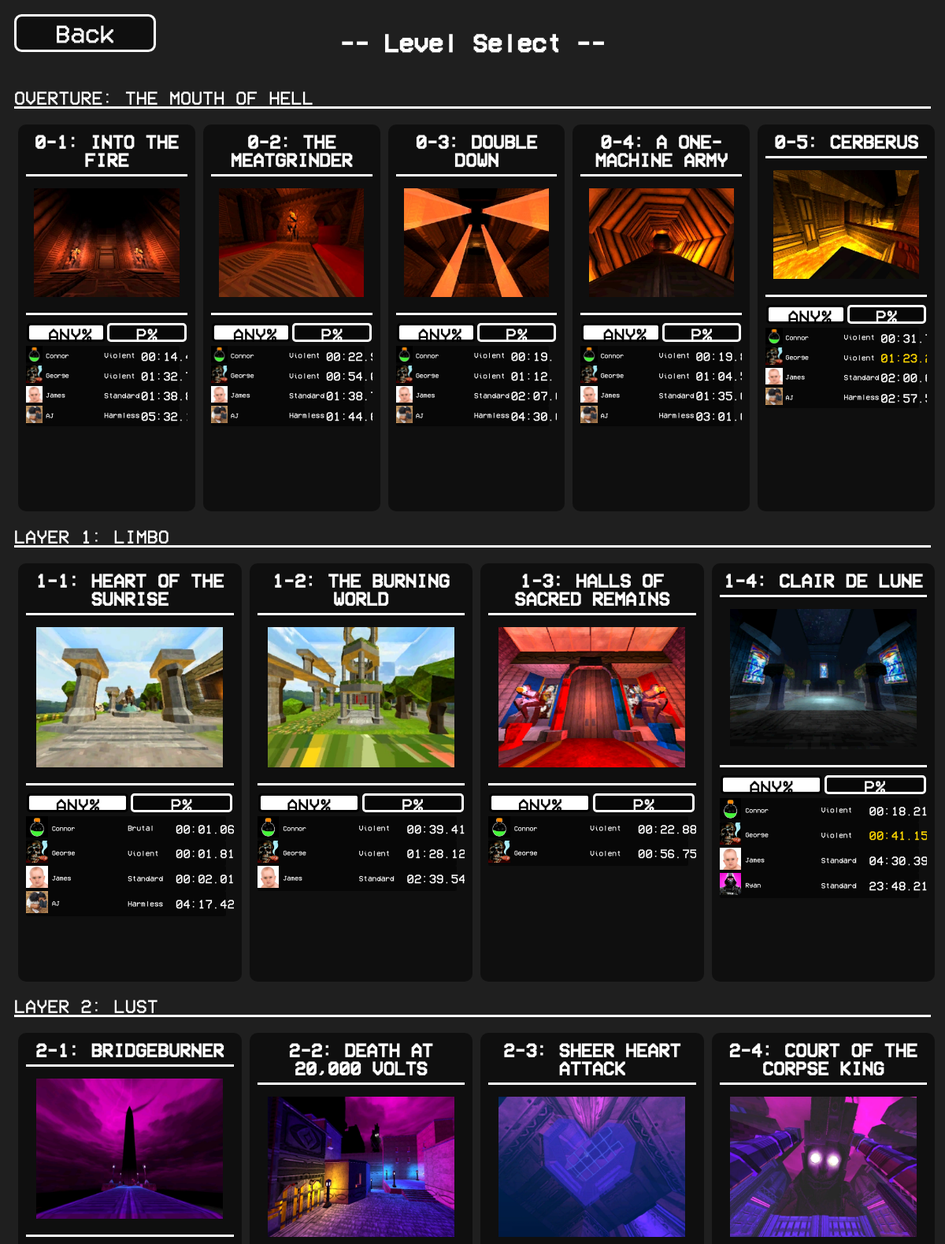
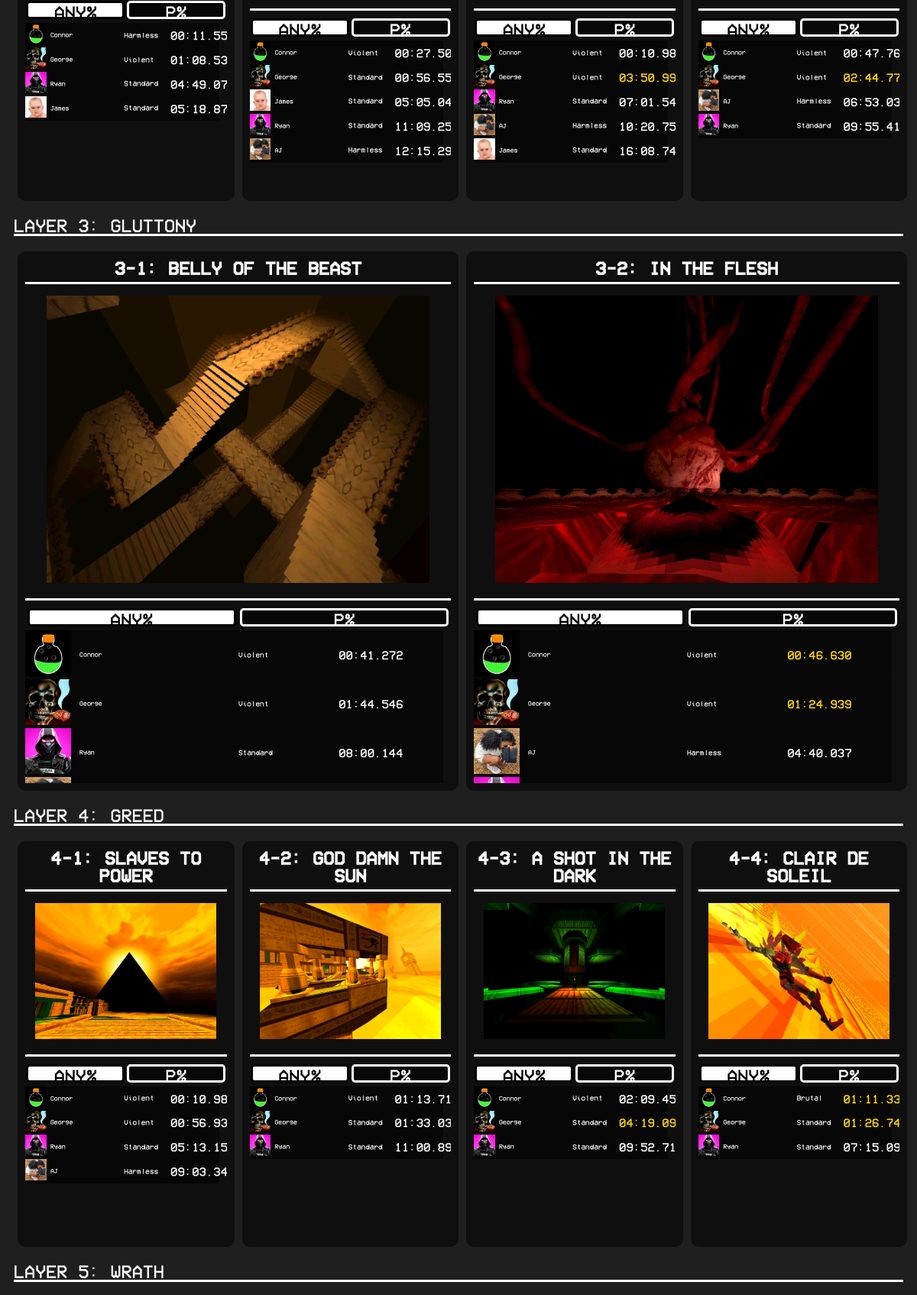
/Website/viewTimes.php (upper part), run on the app's committed database (2 pictures, top to bottom).
### tables this page shows
CREATE TABLE Level (LevelCode text NOT NULL, LevelName text, PRIMARY KEY (LevelCode));

### Website/resources/helper/numberConversion.php (called while the page is built, shortened)
<?php
    function toDuration($userSeconds)
    {
        $seconds = floatval($userSeconds);
        $durationString = "";
        $Minutes = floor($seconds / 60);
        $Seconds = sprintf('%06.3f',fmod($seconds, 60));
        if(strlen($Minutes) == 1)
        {
            $durationString = "0" . $Minutes;
        }
        else
        {
            $durationString = $Minutes;
        }
        $durationString .= ":" . $Seconds;
        return $durationString;
    }
?>

### Website/resources/helper/levelMaker.php (the view, shortened to what this page needs)
<?php
    include_once('./resources/helper/databaseHelper.php');
?>
<?php
    function basicGetLevel($levelCode)
    {
        $generatedString = "";
        $levelDetails = getLevelDetails($levelCode);
        $generatedString .= "<div class=\"levelSelect\">
                                    <div class=\"levelSelectThumbnail\">";
        $generatedString .= "<h2>" . $levelDetails["LevelCode"] . ": " .  $levelDetails["LevelName"] . "</h2>";
        $generatedString .= "<img src='./resources/images/Thumbnails/" . $levelDetails["LevelCode"] . ".webp'>";
        $generatedString .= "</div>
                                    <div>
                                        <div class=\"flexBox\" style=\"margin-bottom:5px; justify-content: space-around;\">
                             <button class=\"levelButtonSelected\" onclick=\"toAny('" . $levelDetails["LevelCode"] . "')\"" . "id=\"aSelect" . $levelDetails["LevelCode"] . "\">ANY%</button> ";
        $generatedString .= "<button class=\"levelButton\" onclick=\"toP('" . $levelDetails["LevelCode"] . "')\" id=\"pSelect" . $levelDetails["LevelCode"] . "\">P%</button>
                        </div>
                        <div class=\"levelContainer\" id=\"" . $levelDetails["LevelCode"] . "Any\" style=\"display:block;\">";
        $levelARun = getBasicRuns($levelCode, "A");
        $generatedString .= $levelARun;
        $generatedString .= "</div> <div class=\"levelContainer\" id='" . $levelCode . "P' style='display:none;'>";
        $levelPRun = getBasicRuns($levelCode, "P");
        $generatedString .= $levelPRun;
        $generatedString .= "
                        </div>
                    </div>
                </div>
                ";
        echo($generatedString);
    }
?>

### Website/viewTimes.php (shortened to what this page needs)
<?php
    include_once './resources/helper/headers.php';
    include_once './resources/helper/levelMaker.php';
?>
<!DOCTYPE html>
<html>
    <head>
        <link rel='stylesheet' type='text/css' href='./resources/css/common.css' />
    </head>
    <body>
        <?php
            standardHeader("./index.php", "Level Select");
        ?>
        <h2 class='layerHeading'>OVERTURE: THE MOUTH OF HELL</h2>
        <div class='levelRows' style='grid-template-columns: auto auto auto auto auto'>
            <?php
                basicGetLevel("0-1");
                basicGetLevel("0-2");
                basicGetLevel("0-3");
                basicGetLevel("0-4");
                basicGetLevel("0-5");
            ?>
        </div>
        <h2 class='layerHeading'>LAYER 1: LIMBO</h2>
        <div class='levelRows' style='grid-template-columns: auto auto auto auto'>
            <?php
                basicGetLevel("1-1");
                basicGetLevel("1-2");
                basicGetLevel("1-3");
                basicGetLevel("1-4");
            ?>
        </div>
        <h2 class='layerHeading'>LAYER 2: LUST</h2>
        <div class='levelRows' style='grid-template-columns: auto auto auto auto'>
            <?php
                basicGetLevel("2-1");
                basicGetLevel("2-2");
                basicGetLevel("2-3");
                basicGetLevel("2-4");
            ?>
        </div>
        <h2 class='layerHeading'>LAYER 3: GLUTTONY</h2>
        <div class='levelRows' style='grid-template-columns: auto auto'>
            <?php
                basicGetLevel("3-1");
                basicGetLevel("3-2");
            ?>
        </div>
        <h2 class='layerHeading'>LAYER 4: GREED</h2>
        <div class='levelRows' style='grid-template-columns: auto auto auto auto'>
            <?php
                basicGetLevel("4-1");
                basicGetLevel("4-2");
                basicGetLevel("4-3");
                basicGetLevel("4-4");
            ?>
        </div>
        <h2 class='layerHeading'>LAYER 5: WRATH</h2>
    </body>
</html>

### Website/resources/helper/headers.php (shortened to what this page needs)
<?php
function standardHeader($link, $title)
{
    echo("<div class=\"flexBox\" style=\"justify-content:space-between; margin-bottom:10px;\">");
    echo("<a href=\"" . $link . "\"><button type=\"button\" class=\"button\">Back</button></a>");
    echo("<h1 class=\"ultrakillTitleText\">-- " . $title . " --</h1>");
    echo("<div style=\"width:15vw;height:4vw;padding: 0vw 2vw;\"></div>");
    echo("</div>");
}
?>

### Website/resources/helper/databaseHelper.php (shortened to what this page needs)
<?php
    include_once('./resources/helper/numberConversion.php');
?>
<?php
    function getLevelDetails($levelId)
    {
        $db = new SQLite3('./database/Ultrakill.db');
        $results = $db->query('SELECT * FROM Level where LevelCode = "' . $levelId . '";');
        $output = $results->fetchArray();
        return $output;
    }
    function getBasicRuns($levelId, $category)
    {
        $db = new SQLite3('./database/Ultrakill.db');
        $queryString = "";
        $returnedString = "";
        if($category == "A")
        {
            $queryString = "SELECT RowID as RunID, Category, displayname as name, UserID, profilepicture as pfp, min(time) as time, DifficultyName, DifficultyDescription FROM(SELECT runs.RowID, * FROM runs LEFT JOIN Runners ON Runners.userid = runs.runner LEFT JOIN difficulty ON difficulty.DifficultyId = runs.Difficulty WHERE (Category = 'Any% OOB' OR Category = 'Any%') AND levelCode = '" . $levelId . "'
            UNION
            SELECT runs.RowID, * FROM runs LEFT JOIN Runners ON Runners.userid = runs.runner LEFT JOIN difficulty ON difficulty.DifficultyId = runs.Difficulty WHERE (Category = 'P% OOB' OR Category = 'P%') AND levelCode = '" . $levelId . "') GROUP BY name ORDER BY time;";
        }
        else
        {
            $queryString = "SELECT runs.RowID as RunID, runs.Category, Runners.displayname as name, Runners.UserID, Runners.profilepicture as pfp, min(runs.time) as time, Difficulty.DifficultyName, Difficulty.DifficultyDescription FROM runs LEFT JOIN Runners ON Runners.userid = runs.runner LEFT JOIN difficulty ON difficulty.DifficultyId = runs.Difficulty WHERE (Category = 'P% OOB' OR Category = 'P%') AND levelCode = '" . $levelId . "' GROUP BY name ORDER BY time ASC;";
        }
        $results = $db->query($queryString);
        while ($row = $results->fetchArray())
        {
            $returnedString .= "<div class='levelScoreInstance'>";
                $returnedString .= "<a href = \"./userDisplay.php?userId=" . $row["UserID"] . "&prev=/viewTimes.php&from=N\" class='levelUserPfp'><div><img src='./resources/images/" . $row["pfp"] . "'></div></a>";
                $returnedString .= "<a href = \"./userDisplay.php?userId=" . $row["UserID"] . "&prev=/viewTimes.php&from=N\" class='levelUserName'><div><p>" . $row["name"] . "</p></div></a>";
                $returnedString .= "<a href = \"./individualRun.php?runId=" . $row["RunID"] . "&prev=/viewTimes.php\" class='levelUserDiff'><div><p>" . $row["DifficultyName"] . "</p></div></a>";
                if(substr($row["Category"],0,1) == "A")
                {
                    $returnedString .= "<a href = \"./individualRun.php?runId=" . $row["RunID"] . "&prev=/viewTimes.php\" class='levelUserTime'><div><p>" . toDuration($row["time"]) . "</p></div></a>";
                }
                else
                {
                    $returnedString .= "<a href = \"./individualRun.php?runId=" . $row["RunID"] . "&prev=/viewTimes.php\" class='levelUserTime'><div><p><span class=\"pRanked\">" . toDuration($row["time"]) . "</span></p></div></a>";
                }
            $returnedString .= "</div>";
        }
        return $returnedString;
    }
?>

### Website/resources/css/common.css (style rules this page uses)
* { box-sizing: border-box; }
body { font-family: Arial; padding: 10px; background: rgb(31, 31, 31); background-repeat: repeat-y; background-size: 100%; }
a { text-decoration: none; }
.flexBox { display: flex; }
.ultrakillTitleText { font-family: UltrakillFont; color: white; text-align: center; }
.button { background-color: rgb(0, 0, 0,0.5); border: solid white; color: white; width: 15vw; height: 4vw; padding: 0vw 2vw; border-radius: 0.8vw; font-family: UltrakillFont; font-size: 200%; cursor: pointer; }
.levelButton { background-color: rgb(0, 0, 0,0.5); border: solid white; color: white; width: 49%; height: 2vw; padding: 0vw 2vw; border-radius: 0.4vw; font-family: UltrakillFont; font-size: 150%; cursor: pointer; }
.levelButtonSelected { background-color: rgba(255, 255, 255, 1); border: solid rgb(0, 0, 0); color: rgb(0, 0, 0); width: 49%; height: 2vw; padding: 0vw 2vw; border-radius: 0.4vw; font-family: UltrakillFont; font-size: 150%; cursor: pointer; }
.levelSelect { width: 100%; background-color: rgb(0, 0, 0,0.5); padding: 10px 10px 10px 10px; border-radius: 10px; margin: 0px 5px 0px 5px; }
.levelSelectThumbnail h2 { text-align: center; font-family: UltrakillFont; color: white; border-bottom: solid white 3px; margin: 0px 0px 15px 0px; padding-bottom: 7px; }
.levelSelectThumbnail img { display: block; margin-left: auto; margin-right: auto; width: 90%; }
.levelSelectThumbnail { margin-bottom: 10px; padding-bottom: 20px; border-bottom: 3px solid white; }
.levelUserPfp img { width: 110%; }
.levelUserName { word-wrap: break-word; display: flex; align-items: center; }
.levelUserName p { font-family: UltrakillFont; font-size: 0.7vw; color: white; margin:0px; }
.levelUserDiff { display: flex; align-items: center; }
.levelUserDiff p { font-family: UltrakillFont; font-size: 0.8vw; color: white; margin:0px; }
.levelUserTime { display: flex; align-items: center; }
.levelUserTime p { font-family: UltrakillFont; color: white; margin:0px; }
.levelScoreInstance { background-color: rgb(0, 0, 0,0.5); border-radius: 2px; display: grid; grid-template-columns: 10% 35% 21% 25%; gap: 0px 3%; margin-right: 10px; }
.levelContainer { overflow-y:scroll; overflow-x: hidden; height: 200px; }
.levelRows { display: grid; gap: 10px; justify-content: space-around; margin-bottom: 10px; }
.layerHeading { font-family: UltrakillFont; color: white; font-size: 2vw; font-weight: 100; border-bottom: solid white; }
.pRanked { color:gold; }

### data on the page
level: LevelCode "0-1", LevelName "INTO THE FIRE"
level: LevelCode "0-2", LevelName "THE MEATGRINDER"
level: LevelCode "0-3", LevelName "DOUBLE DOWN"
level: LevelCode "0-4", LevelName "A ONE-MACHINE ARMY"
level: LevelCode "0-5", LevelName "CERBERUS"
level: LevelCode "1-1", LevelName "HEART OF THE SUNRISE"
level: LevelCode "1-2", LevelName "THE BURNING WORLD"
level: LevelCode "1-3", LevelName "HALLS OF SACRED REMAINS"
level: LevelCode "1-4", LevelName "CLAIR DE LUNE"
level: LevelCode "2-1", LevelName "BRIDGEBURNER"
level: LevelCode "2-2", LevelName "DEATH AT 20,000 VOLTS"
level: LevelCode "2-3", LevelName "SHEER HEART ATTACK"
level: LevelCode "2-4", LevelName "COURT OF THE CORPSE KING"
level: LevelCode "3-1", LevelName "BELLY OF THE BEAST"
level: LevelCode "3-2", LevelName "IN THE FLESH"
level: LevelCode "4-1", LevelName "SLAVES TO POWER"
level: LevelCode "4-2", LevelName "GOD DAMN THE SUN"
level: LevelCode "4-3", LevelName "A SHOT IN THE DARK"
level: LevelCode "4-4", LevelName "CLAIR DE SOLEIL"

### other printed values
$title "Level Select"
$row["name"] "Connor"
$row["DifficultyName"] "Violent"
$row["name"] "George"
$row["name"] "James"
$row["DifficultyName"] "Standard"
$row["name"] "AJ"
$row["DifficultyName"] "Harmless"
$row["DifficultyName"] "Brutal"
$row["name"] "Ryan"
toDuration($row["time"]) "00:41.272"
toDuration($row["time"]) "01:44.546"
toDuration($row["time"]) "08:00.144"
toDuration($row["time"]) "00:46.630"
toDuration($row["time"]) "01:24.939"
